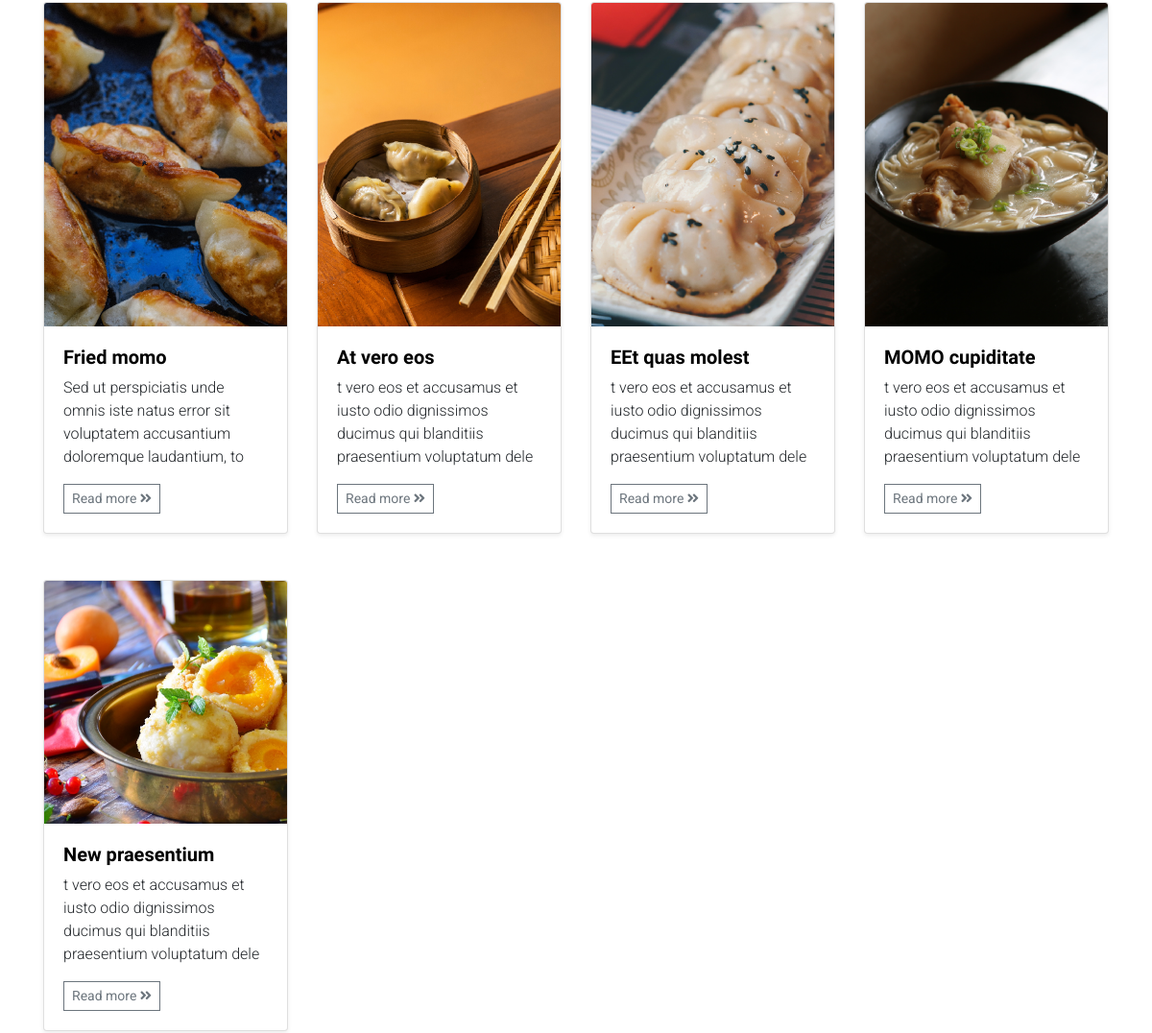
/recipe/ (middle part), run on an earlier commit of the app's database.
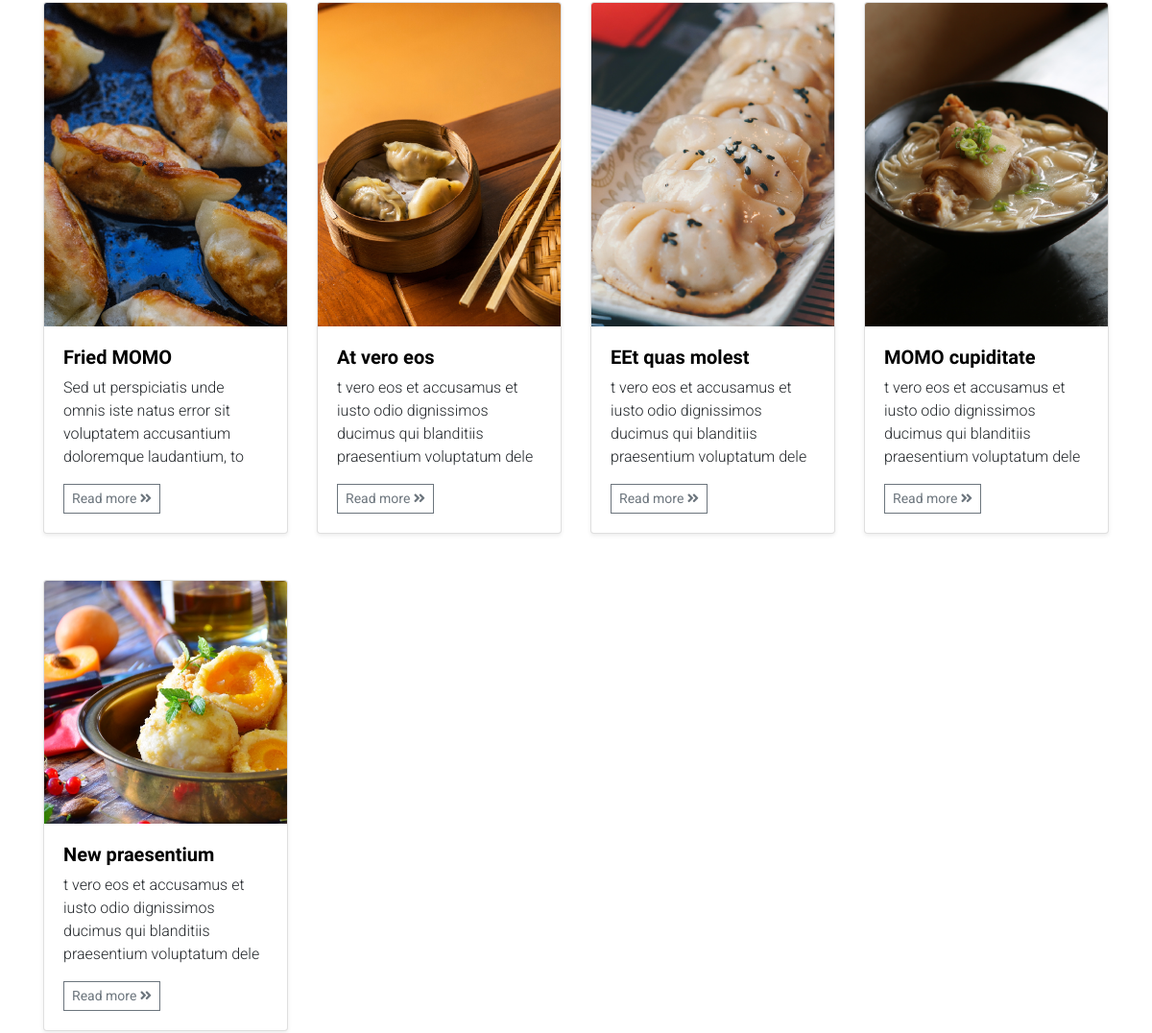
And on a later commit of the database.
### recipes/models.py (models this page shows, shortened)
class Recipe(Authorable, Titleable, TimeStampedModel):
    CATEGORY = (
        ('WS', 'Western'),
        ('TB', 'Tibetan'),
        ('NP', 'Nepalese')
    )
    id = models.UUIDField(primary_key=True, default=uuid.uuid4, editable=False)
    excerpt = models.TextField(max_length=200, blank=True)
    content = models.TextField(blank=True)
    image = models.ImageField(upload_to='', default='default.png', blank=True)
    image_url = models.CharField(max_length=200, blank=True)

### recipes/views.py (the view)
# urls.py: path('', RecipeListView.as_view(), name='recipe_list'),
class RecipeListView(ListView):
    model = Recipe
    template_name = 'recipes/list.html'
    context_object_name = 'posts'

### recipes/templates/recipes/list.html (shortened to what this page needs)
{% extends 'base.html' %}
{% load static %}
{% block content %}
<section class="container common-container py-5">
    <div class="row g-5 py-5">
        {% for post in posts %}
        <div class="col-3">
            <div class="card shadow-sm">
                <img alt="{{ blog_post.title }}"
                     class="card-img-top"
                     src="{% static '/images/' %}{{ post.image_url }}">
                <div class="card-body">
                    <h5>
                        <a href="{% url 'website:recipe_detail' post.id %}">
                            {{ post.title|slice:":15" }}
                        </a>
                    </h5>
                    <p class="card-text">
                        {{ post.excerpt|slice:":100" }}
                    </p>
                    <div class="d-flex justify-content-between align-items-center">
                        <div class="btn-group">
                            <a class="btn btn-sm btn-outline-secondary"
                               href="{% url 'website:recipe_detail' post.id %}">
                                Read more <i class="fas fa-angle-double-right"></i>
                            </a>
                        </div>
                    </div>
                </div>
            </div>
        </div>
        {% empty %}
        <p>No record found.</p>
        {% endfor %}
    </div>
</section>
{% endblock %}

What changed in the data, as far as the page shows it:
changed Recipe: title "Fried momo" → "Fried MOMO"
